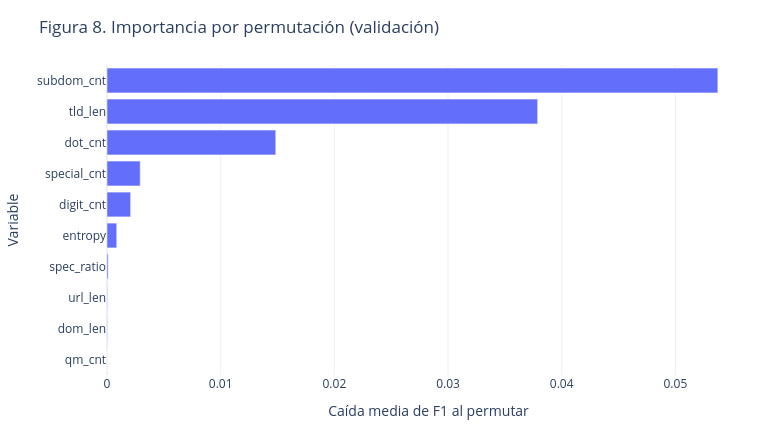

Write notebook code for a chart like this one.
### Markdown cell above
## 9. Interpretation — Qué variables pesan y ejemplos
Calculamos importancia por permutación **sobre una muestra fija de validación**, sin utilizar test para elegir características. Permutar una característica indica cuánto empeora F1 al alterar esa variable; rasgos correlacionados pueden repartirse la importancia. Mostramos tres casos de test sin publicar enlaces: un acierto positivo, una falsa alarma y un fallo de detección, si existen. Las explicaciones individuales son descriptivas: la puntuación y algunas variables de entrada, no una causa demostrada.

### Code cell
rng=np.random.default_rng(SEED)
ix=rng.choice(len(val),size=min(1500,len(val)),replace=False)
perm=permutation_importance(best_pipe,X_val.iloc[ix],y_val.iloc[ix],
                            n_repeats=3,random_state=SEED,scoring='f1',n_jobs=1)
importance=pd.DataFrame({'variable':numeric_all,'caida_f1':perm.importances_mean,
                         'desviacion':perm.importances_std}).sort_values('caida_f1',ascending=False)
display(importance.head(10).round(4))
chart(px.bar(importance.head(10).sort_values('caida_f1'),x='caida_f1',y='variable',orientation='h',
             title='Figura 8. Importancia por permutación (validación)',
             labels={'caida_f1':'Caída media de F1 al permutar','variable':'Variable'}),'08_importancia')

### Figure 1 — Plotly figure (JSON) as saved in the notebook; plotly's stock layout.template omitted (floating-point values rounded to 4 significant figures)
{"data": [{"hovertemplate": "Caída media de F1 al permutar=%{x}<br>Variable=%{y}<extra></extra>", "legendgroup": "", "marker": {"color": "#636efa", "pattern": {"shape": ""}}, "name": "", "orientation": "h", "showlegend": false, "textposition": "auto", "type": "bar", "x": [0.0, 3.813e-05, 4.051e-05, 0.0001044, 0.0008581, 0.002077, 0.002921, 0.01485, 0.03789, 0.05374], "xaxis": "x", "y": ["qm_cnt", "dom_len", "url_len", "spec_ratio", "entropy", "digit_cnt", "special_cnt", "dot_cnt", "tld_len", "subdom_cnt"], "yaxis": "y"}], "layout": {"barmode": "relative", "height": 430, "legend": {"tracegroupgap": 0}, "margin": {"b": 55, "l": 55, "r": 30, "t": 65}, "title": {"text": "Figura 8. Importancia por permutación (validación)"}, "width": 780, "xaxis": {"anchor": "y", "domain": [0, 1], "title": {"text": "Caída media de F1 al permutar"}}, "yaxis": {"anchor": "x", "domain": [0, 1], "title": {"text": "Variable"}}}}
